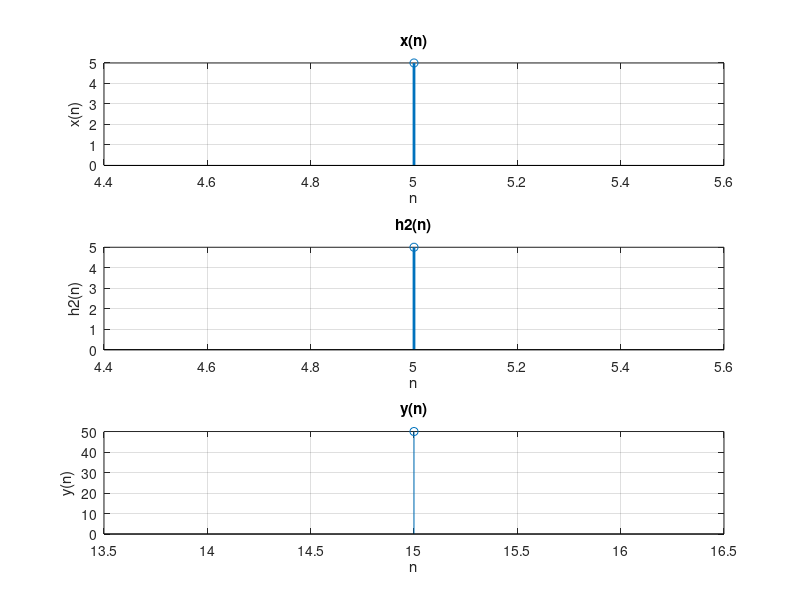

The MATLAB script that drew this image:
clc;
clear;
xn=input('Enter the sequence x(n) in a row matrix form:');
xs=input('Enter the starting point of x(n):');
xe=xs+length(xn)-1;
nx=xs:xe;
subplot(3,1,1);
stem(nx,xn,'-o','linewidth',2);
xlabel('n');
ylabel('x(n)');
title('x(n)');
grid on;
h1n=input('Enter the sequence h2(n) in a row matrix form:');
h1s=input('Enter the starting point of h2(n):');
h1e=h1s+length(h1n)-1;
nh1=h1s:h1e;
subplot(3,1,2);
stem(nh1,h1n,'-o','linewidth',2);
xlabel('n');
ylabel('h1(n)');
title('h1(n)');
grid on;
h2n=input('Enter the sequence h2(n) in a row matrix form:');
h2s=input('Enter the starting point of h2(n):');
h2e=h2s+length(h2n)-1;
nh2=h2s:h2e;
subplot(3,1,2);
stem(nh2,h2n,'-o','linewidth',2);
xlabel('n');
ylabel('h2(n)');
title('h2(n)');
grid on;
hn=h1n+h2n;
hs=h1s+h2s;
he=hs+length(hn)-1;
yn=conv(xn,hn);
ys=xs+hs;
ye=xe+he;
ny=ys:ye;
subplot(3,1,3);
stem(ny,yn);
xlabel('n');
ylabel('y(n)');
title('y(n)');
grid on;